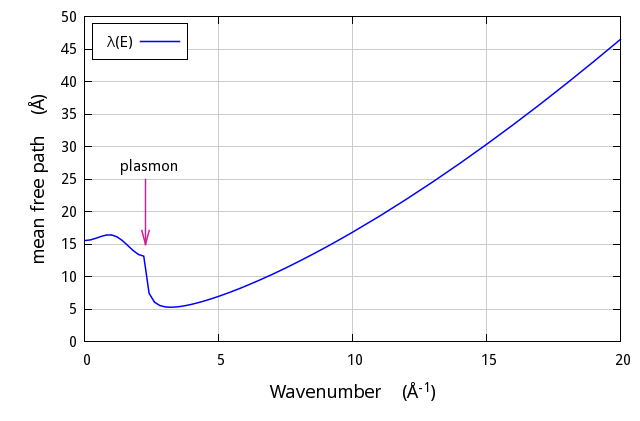

This figure's gnuplot source:
set term wxt 1 font 'Droid Sans,11' enhanced title "Athena[Plot.1]"
set encoding iso_8859_15
set origin 0.01,0.01
set size 0.99,0.99
set autoscale
unset logscale

## line styles
w=1.5
set style line 1  linecolor rgb "blue" linewidth w pointsize 1 pointtype 7
set style line 2  linecolor rgb "red" linewidth w pointsize 1
## marker styles
set style line 12 linecolor rgb "#008b8b"

## indicator styles
set style line 16 linecolor rgb "#D02090" lw 1.5
unset arrow
unset label

## plot formatting
set style line 20 linecolor rgb "#cccccc"
set grid ls 20
set key top left width 1 height 1 box

set xlabel "{/*1.2 Wavenumber&{aa}({\305}^{-1})}"
set ylabel "{/*1.2 mean free path&{aa}({\305})}"

set arrow 1 from 2.266,25 to 2.266,15 ls 16
set label 1 'plasmon' at 1.3,27

set yrange [0:]

plot 'feff0001.dat' using 1:6 with lines ls 1 title '{/Symbol l}(E)'
